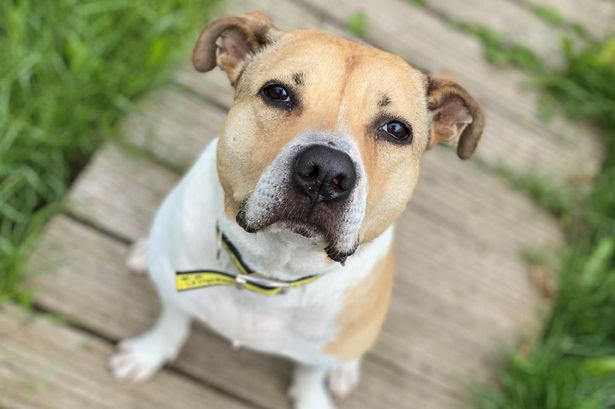
#> input picture object_detection/bull.jpg, 615 x 409 px
$ jupyter execute --allow-errors temp_match.ipynb   (shell and % lines are left out)
#> lines starting #> are read from the running program, lines starting #| are printed output that depends on the picture
[cell 1]
import numpy
import cv2 as cv
import matplotlib.pyplot as plt

[cell 2]
dog = cv.imread("bull.jpg")
#> dog is the input picture: shape (409, 615, 3); mean B, G, R 126.2, 154.3, 154.1
dog = cv.cvtColor(dog, cv.COLOR_BGR2RGB)
plt.imshow(dog)

[cell 3]
#cv.imwrite("dog_head.jpg", head)
head = cv.imread("bull_head.jpg")
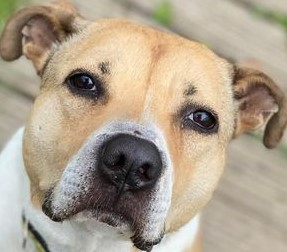
#> input picture object_detection/bull_head.jpg, 287 x 252 px
#> head is the input picture: shape (252, 287, 3); mean B, G, R 141.8, 160.7, 173.9
head = cv.cvtColor(head, cv.COLOR_BGR2RGB)
plt.imshow(head)

[cell 4]
dog_copy = dog.copy()
res = cv.matchTemplate(dog_copy, head, cv.TM_CCORR)
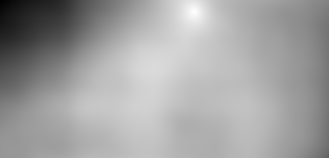
#> res: shape (158, 329) float32; min 4.39e+09, max 6.08e+09, mean 5.46e+09; drawn with min black and max white
